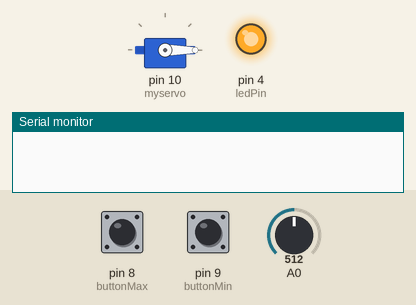
A sketch run on a simulated Arduino Uno, built with avr-gcc and run on an emulated ATmega328P. On the bench: servo, output pins drawn as LEDs (lit = HIGH), the last lines printed to the serial monitor. Dashed ring = blinking. The inputs (shaded band) are chosen by the test bench; at power-on: pin 8 (buttonMax) HIGH, pin 9 (buttonMin) HIGH, A0 = 512.

Above: at 1.2 s.
1.3 s: pin 8 (buttonMax) pulled LOW for 0.15 s
At 1.65 s:
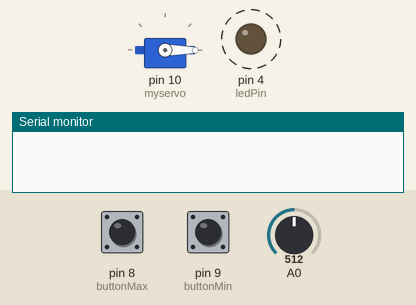
4.3 s: pin 8 (buttonMax) pulled LOW for 3.2 s
At 8.7 s:
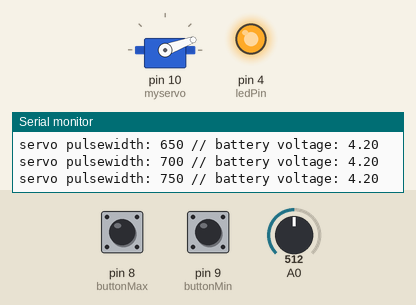
9.0 s: pin 9 (buttonMin) pulled LOW for 1 s
At 9.35 s:
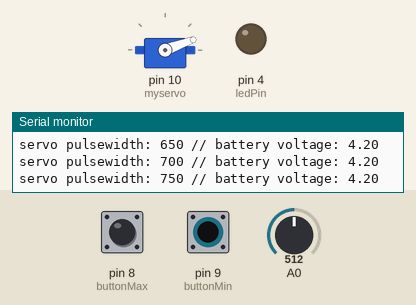
12.0 s: pin 8 (buttonMax) pulled LOW for 1 s
At 14.7 s:
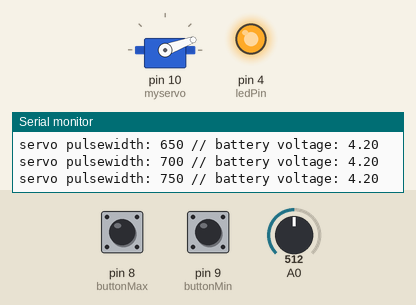
15.0 s: pin 9 (buttonMin) pulled LOW for 0.15 s
At 15.45 s:
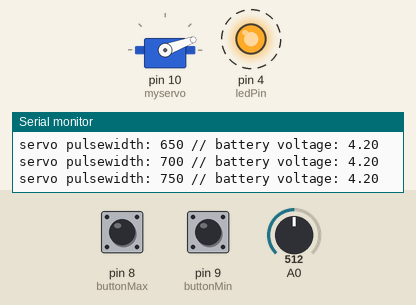
18.0 s: pin 9 (buttonMin) driven LOW
At 19.95 s:
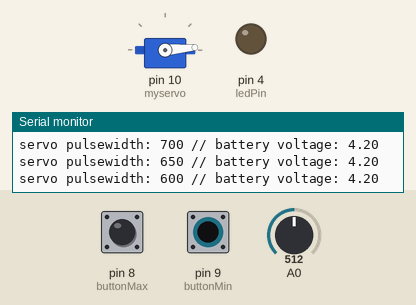
Timing chart, 0 to 22.0 s (numbered marks = the images above; inputs shaded):
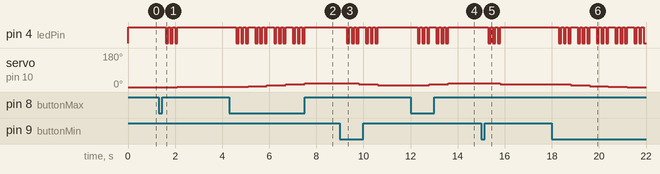

Measured:
- after the input at 1.3 s, pin 4 (ledPin): alternates HIGH for 0.10 s and LOW for 0.10 s, 6 changes in all, then stays HIGH, starting after 0.30 s; servo on pin 10 (myservo): 0° → 1° after 0.80 s
- after the input at 4.3 s, pin 4 (ledPin): HIGH → LOW after 0.30 s, then repeats every 0.80 s: 2 × (HIGH 0.10 s, LOW 0.10 s), HIGH 0.30 s, LOW 0.10 s, until it stays HIGH from 7.5 s; servo on pin 10 (myservo): 1° → 5° after 0.80 s, → 10° 0.80 s later, → 15° 0.80 s later, → 20° 0.80 s later
- after the input at 9.0 s, pin 4 (ledPin): HIGH → LOW after 0.30 s, → HIGH 0.10 s later, → LOW 0.10 s later, → HIGH 0.10 s later, … (12 changes in this stretch); servo on pin 10 (myservo): 20° → 15° after 0.80 s, → 10° 0.80 s later
- after the input at 12.0 s, pin 4 (ledPin): HIGH → LOW after 0.30 s, → HIGH 0.10 s later, → LOW 0.10 s later, → HIGH 0.10 s later, … (12 changes in this stretch); servo on pin 10 (myservo): 10° → 15° after 0.80 s, → 20° 0.80 s later
- after the input at 15.0 s, pin 4 (ledPin): alternates HIGH for 0.10 s and LOW for 0.10 s, 6 changes in all, then stays HIGH, starting after 0.30 s; servo on pin 10 (myservo): 20° → 15° after 0.80 s
- after the input at 18.0 s, pin 4 (ledPin): HIGH → LOW after 0.30 s, then repeats every 0.80 s: 2 × (HIGH 0.10 s, LOW 0.10 s), HIGH 0.30 s, LOW 0.10 s; servo on pin 10 (myservo): 15° → 10° after 0.80 s, → 5° 0.80 s later, → 1° 0.80 s later, → 0° 0.80 s later

The sketch:

Shift4Me_calibrate.ino
```cpp
#include <Servo.h>      // include the servo working (send pulses)

Servo myservo;  // create servo object to control a servo

int buttonMin = 9;      // connects the LOWER-button to pin 9
int buttonMax = 8;      // connects the HIGHER-button to pin 8
String action = "none"; // action of servo on startup
int MS = 550;          // position of the servo on startup
int AmountMs = 50;      // travel of the servo per button press
int ServoMax = 2400;    // max position of the servo
int ServoMin = 500;     // min position of the servo
int ledPin = 4; // led-connection (on/off and battery status)
int  sensorValue; // analog voltage sensing at pin Vin
float  Voltage; // convert sensorvalue voltage to 5V max


void setup()
{

MS = ServoMin;

myservo.attach(10);  // attaches the servo on pin 10 to the servo object
pinMode(buttonMin, INPUT_PULLUP);
pinMode(buttonMax, INPUT_PULLUP);
Serial.begin(9600);   // active readout
myservo.writeMicroseconds(MS); // send pulses to the servo
pinMode(ledPin, OUTPUT); // led-connection (on/off and battery status)
digitalWrite(ledPin, HIGH);
}

void loop() // master loop of the script
{
   action = "none";

   if(digitalRead(buttonMin)==LOW)  // what to do when the LOWER-button is pressed
    {
    delay(200);          // delay for button debounce
    MS = MS - AmountMs;  // lower the pulses by the pre-set amount
    action = "Min";       // the name of this action
    }


       if(digitalRead(buttonMax)==LOW) // what to do when the HIGHER-button is pressed
    {
    delay(200);
    MS = MS + AmountMs;
    action = "Plus";
    }

// display action if one of the buttons is pressed
    if(action == "Min" || action == "Plus")
    {
        // check battery voltage
  // read the input on analog pin 0 for the batteries (2.4V and 6V in series):
sensorValue = analogRead(A0);
  // Convert the analog reading (which goes from 0 - 1023) to a voltage (0 - 9V):
Voltage = sensorValue * (8.4 / 1023.0);
// flash LED if Voltage is too low
// at aprox 7V total, the 6V battery will be about 5.5V, it is too dropped to pull the servo
  if(Voltage<7){
  digitalWrite(ledPin, HIGH);
  delay(100);
  digitalWrite(ledPin, LOW);
  delay(100);
  digitalWrite(ledPin, HIGH);
  delay(100);
  digitalWrite(ledPin, LOW);
  delay(100);
  digitalWrite(ledPin, HIGH);
  delay(100);
  digitalWrite(ledPin, LOW);
  delay(100);
  digitalWrite(ledPin, HIGH);
  // correct time because of delaying of flashing LED
 // currentMillis = currentMillis + 240;
  }
  else {
    digitalWrite(ledPin, HIGH);
  }
      // after battery check, see if the max or min are not met
      if(MS > ServoMax){
        Serial.println("you reached the maximum of the servo");
        MS = MS - AmountMs;
      }
      else if (MS < ServoMin){
        Serial.println("you reached the minimum of the servo");
        MS = MS + AmountMs;
      }
      // if all is ok, continue
      else {
         Serial.println();

      Serial.println();
      Serial.print("servo pulsewidth: "); // display the pulse text
      Serial.print(MS);                 // display the amount
        Serial.print(" // battery voltage: ");
      Serial.println(Voltage);
        myservo.writeMicroseconds(MS);    // send the pulse to the servo
      }

    }

}
```
